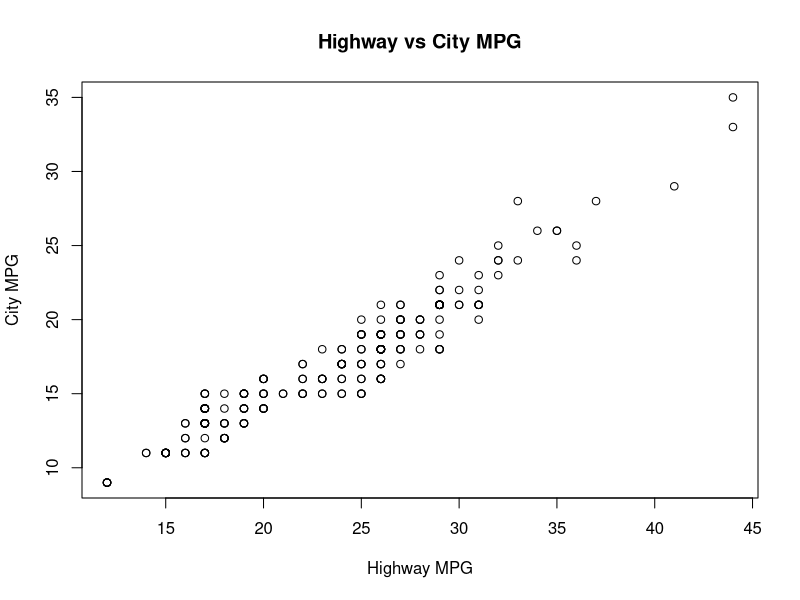
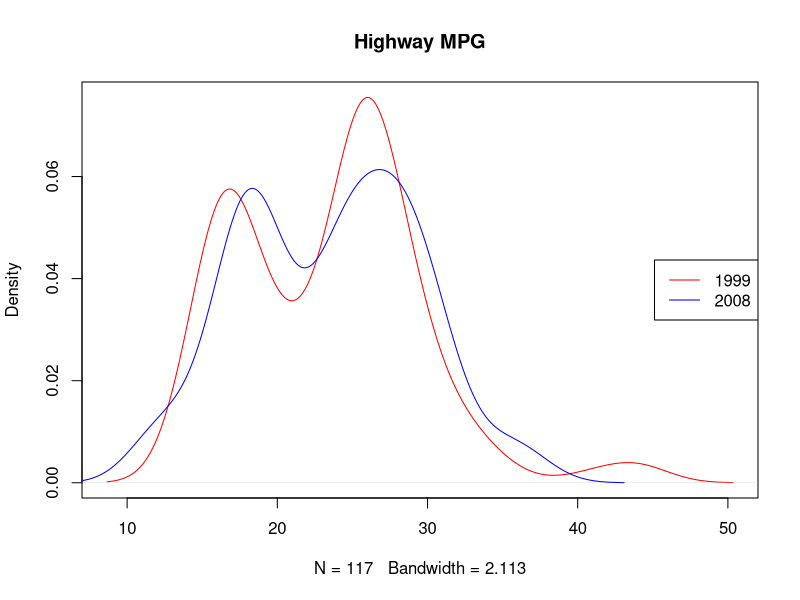
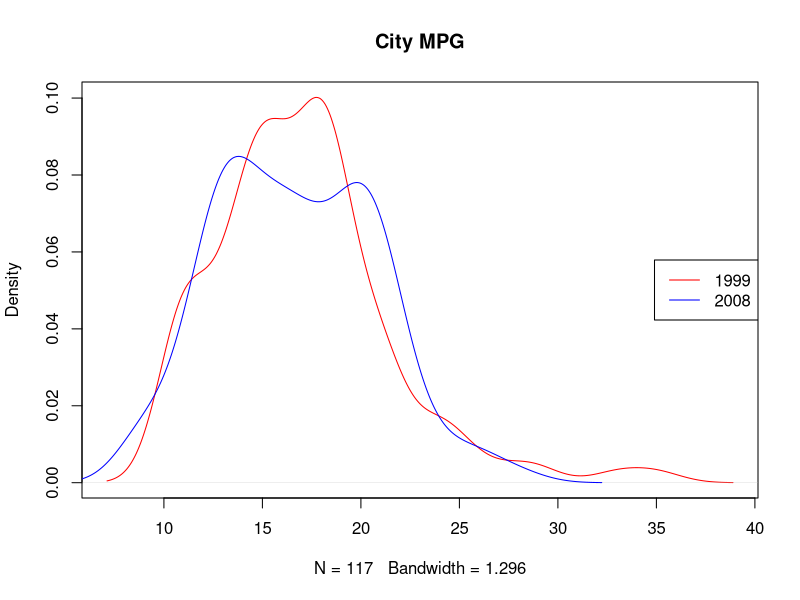
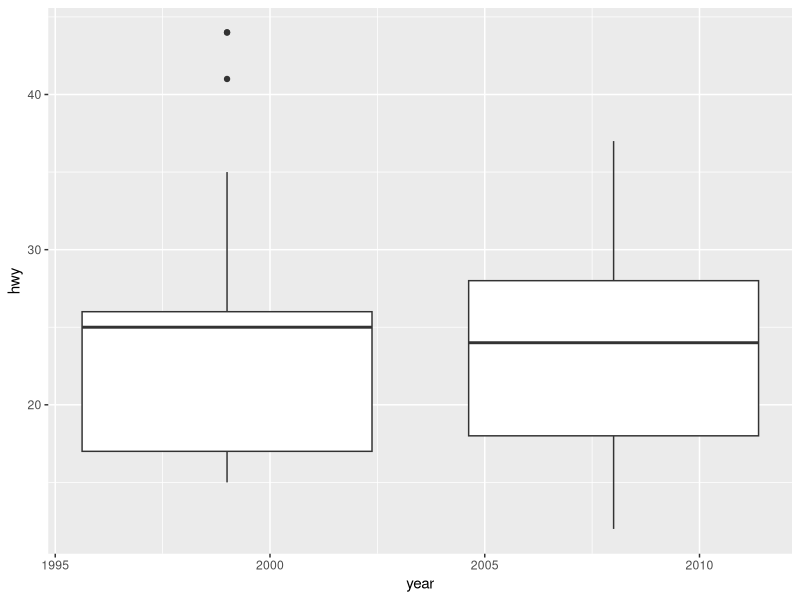
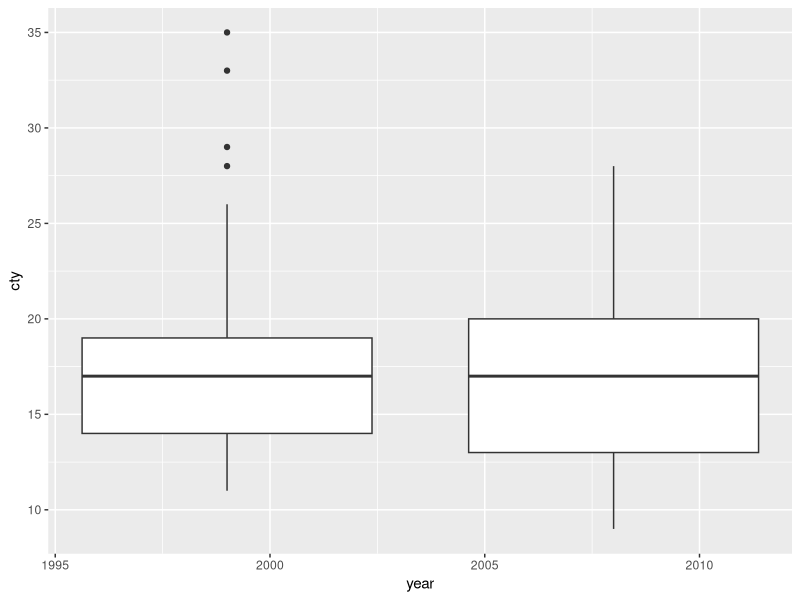

Recreate these plots in R, in order.
## ---- chunk 1
knitr::opts_chunk$set(echo = TRUE)
## ---- chunk 2
fahr <- c(24, 15)
cel <- c()
for (temp in c(24, 15)) {
  cel <- c(cel, (temp - 32) * 5/9)
}
cel
## ---- chunk 3
vec200 <- c()
for (x in c(1:200)) {
  if (x %% 2 == 0) {
    vec200 <- c(vec200, 1)
  }
  else {
    vec200 <- c(vec200, 3)
  }
}
vec200
## ---- chunk 4
numPerfect = floor(sqrt(2001))
numPerfect
## ---- chunk 5
library(ggplot2)
top3 = mpg[order(mpg$hwy, decreasing = TRUE), ][1:3, ]
top3
## ---- chunk 6
models = mpg$model[mpg$class == "compact"]
numCompact = unique(models)
numCompact
## ---- chunk 7
plot(mpg$hwy, mpg$cty, main = "Highway vs City MPG", xlab = "Highway MPG", ylab = "City MPG")
## ---- chunk 8
plot(density(mpg$hwy[mpg$year == 1999]), col = "red", main="Highway MPG")
lines(density(mpg$hwy[mpg$year == 2008]), col = "blue")
legend("right", legend=c("1999", "2008"), col=c("red", "blue"), lty=c(1,1))
## ---- chunk 9
plot(density(mpg$cty[mpg$year == 1999]), col = "red", main="City MPG")
lines(density(mpg$cty[mpg$year == 2008]), col = "blue")
legend("right", legend=c("1999", "2008"), col=c("red", "blue"), lty=c(1,1))
## ---- chunk 10
hwyBox <- ggplot(mpg, aes(group = year, x = year, y = hwy)) + geom_boxplot()
hwyBox
ctyBox <- ggplot(mpg, aes(group = year, x = year, y = cty)) + geom_boxplot()
ctyBox
## ---- chunk 11
city_data_1999 = mpg$cty[mpg$year == 1999]
summary(city_data_1999)
city_data_2008 = mpg$cty[mpg$year == 2008]
summary(city_data_2008)
## ---- chunk 12
hwy_data_1999 = mpg$hwy[mpg$year == 1999]
summary(hwy_data_1999)
hwy_data_2008 = mpg$hwy[mpg$year == 2008]
summary(hwy_data_2008)
